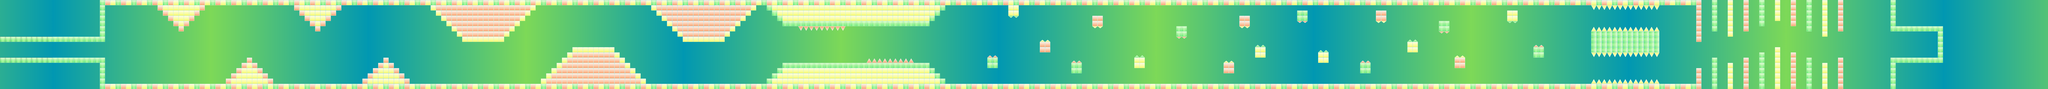

A 2D game scene composited from a Tiled map and its tileset images. What follows is a short description and the map's XML, with each tile layer's data collapsed to a summary:
An orthogonal 390x17 tile map with 64x64 px tiles, 2 tile layers (bg, tiles), 3 tilesets and 215 objects (207x spike, player, end).

<map version="1.10" tiledversion="1.10.2" orientation="orthogonal" renderorder="right-down" width="390" height="17" tilewidth="64" tileheight="64" infinite="0" nextlayerid="5" nextobjectid="240">
 <tileset firstgid="1" source="lvl2bg.tsx" />
 <tileset firstgid="361" source="lvl2bg2.0.tsx" />
 <tileset firstgid="721" source="lvl2.tsx" />
 <layer id="1" name="bg" width="390" height="17">
  <data>[6630 cells, 6120 non-empty, 720 distinct tile ids]</data>
 </layer>
 <layer id="2" name="tiles" width="390" height="17">
  <data>[6630 cells, 2934 non-empty, 665 distinct tile ids]</data>
 </layer>
 <objectgroup id="4" name="spikes">
  <object id="11" name="spike" x="1920" y="128">
   <polygon points="0,0 576,0 576,-64 0,-64" />
  </object>
  <object id="16" name="spike" x="3584" y="128">
   <polygon points="0,0 576,0 576,-64 0,-64" />
  </object>
  <object id="12" name="spike" x="1984" y="192">
   <polygon points="0,0 0,-64 448,-64 448,0" />
  </object>
  <object id="17" name="spike" x="3648" y="192">
   <polygon points="0,0 0,-64 448,-64 448,0" />
  </object>
  <object id="13" name="spike" x="2048" y="256">
   <polygon points="0,0 0,-64 320,-64 320,0 0,0" />
  </object>
  <object id="18" name="spike" x="3712" y="256">
   <polygon points="0,0 0,-64 320,-64 320,0 0,0" />
  </object>
  <object id="14" name="spike" x="2112" y="320">
   <polygon points="0,0 0,-64 192,-64 192,0" />
  </object>
  <object id="19" name="spike" x="3776" y="320">
   <polygon points="0,0 0,-64 192,-64 192,0" />
  </object>
  <object id="15" name="spike" x="2176" y="384">
   <polygon points="0,0 0,-64 64,-64 64,0" />
  </object>
  <object id="20" name="spike" x="3840" y="384">
   <polygon points="0,0 0,-64 64,-64 64,0" />
  </object>
  <object id="21" name="spike" x="2752" y="1024">
   <polygon points="0,0 0,-64 576,-64 576,0" />
  </object>
  <object id="30" name="spike" x="4416" y="1024">
   <polygon points="0,0 0,-64 576,-64 576,0" />
  </object>
  <object id="22" name="spike" x="2816" y="960">
   <polygon points="0,0 0,-64 448,-64 448,0" />
  </object>
  <object id="29" name="spike" x="4480" y="960">
   <polygon points="0,0 0,-64 448,-64 448,0" />
  </object>
  <object id="23" name="spike" x="2880" y="896">
   <polygon points="0,0 0,-64 320,-64 320,0" />
  </object>
  <object id="28" name="spike" x="4544" y="896">
   <polygon points="0,0 0,-64 320,-64 320,0" />
  </object>
  <object id="24" name="spike" x="2944" y="832">
   <polygon points="0,0 0,-64 192,-64 192,0" />
  </object>
  <object id="27" name="spike" x="4608" y="832">
   <polygon points="0,0 0,-64 192,-64 192,0" />
  </object>
  <object id="25" name="spike" x="3008" y="768">
   <polygon points="0,0 0,-64 64,-64 64,0" />
  </object>
  <object id="26" name="spike" x="4672" y="768">
   <polygon points="0,0 0,-64 64,-64 64,0" />
  </object>
  <object id="31" name="spike" x="5248" y="128">
   <polygon points="0,0 1280,0 1280,-64 0,-64" />
  </object>
  <object id="45" name="spike" x="7936" y="128">
   <polygon points="0,0 1280,0 1280,-64 0,-64" />
  </object>
  <object id="32" name="spike" x="5312" y="192">
   <polygon points="0,0 0,-64 1152,-64 1152,0" />
  </object>
  <object id="46" name="spike" x="8000" y="192">
   <polygon points="0,0 0,-64 1152,-64 1152,0" />
  </object>
  <object id="33" name="spike" x="5376" y="256">
   <polygon points="0,0 0,-64 1024,-64 1024,0" />
  </object>
  <object id="47" name="spike" x="8064" y="256">
   <polygon points="0,0 0,-64 1024,-64 1024,0" />
  </object>
  <object id="34" name="spike" x="5440" y="320">
   <polygon points="0,0 0,-64 896,-64 896,0" />
  </object>
  <object id="48" name="spike" x="8128" y="320">
   <polygon points="0,0 0,-64 896,-64 896,0" />
  </object>
  <object id="35" name="spike" x="5504" y="384">
   <polygon points="0,0 0,-64 768,-64 768,0" />
  </object>
  <object id="49" name="spike" x="8192" y="384">
   <polygon points="0,0 0,-64 768,-64 768,0" />
  </object>
  <object id="36" name="spike" x="5568" y="448">
   <polygon points="0,0 0,-64 640,-64 640,0" />
  </object>
  <object id="50" name="spike" x="8256" y="448">
   <polygon points="0,0 0,-64 640,-64 640,0" />
  </object>
  <object id="37" name="spike" x="5632" y="512">
   <polygon points="0,0 0,-64 512,-64 512,0" />
  </object>
  <object id="51" name="spike" x="8320" y="512">
   <polygon points="0,0 0,-64 512,-64 512,0" />
  </object>
  <object id="38" name="spike" x="6592" y="1024">
   <polygon points="0,0 0,-64 1280,-64 1280,0" />
  </object>
  <object id="39" name="spike" x="6656" y="960">
   <polygon points="0,0 0,-64 1152,-64 1152,0" />
  </object>
  <object id="40" name="spike" x="6720" y="896">
   <polygon points="0,0 0,-64 1024,-64 1024,0" />
  </object>
  <object id="41" name="spike" x="6784" y="832">
   <polygon points="0,0 0,-64 896,-64 896,0" />
  </object>
  <object id="42" name="spike" x="6848" y="768">
   <polygon points="0,0 0,-64 768,-64 768,0" />
  </object>
  <object id="43" name="spike" x="6912" y="704">
   <polygon points="0,0 0,-64 640,-64 640,0" />
  </object>
  <object id="44" name="spike" x="6976" y="640">
   <polygon points="0,0 0,-64 512,-64 512,0" />
  </object>
  <object id="53" name="spike" x="9344" y="64">
   <polygon points="0,0 0,64 2176,64 2176,0" />
  </object>
  <object id="54" name="spike" x="9408" y="192">
   <polygon points="0,0 0,-64 2048,-64 2048,0" />
  </object>
  <object id="55" name="spike" x="9472" y="256">
   <polygon points="0,0 0,-64 1920,-64 1920,0" />
  </object>
  <object id="56" name="spike" x="9536" y="320">
   <polygon points="0,0 0,-64 1792,-64 1792,0" />
  </object>
  <object id="57" name="spike" x="9344" y="1024">
   <polygon points="0,0 0,-64 2176,-64 2176,0" />
  </object>
  <object id="58" name="spike" x="9408" y="960">
   <polygon points="0,0 0,-64 2048,-64 2048,0" />
  </object>
  <object id="59" name="spike" x="9472" y="896">
   <polygon points="0,0 0,-64 1920,-64 1920,0" />
  </object>
  <object id="60" name="spike" x="9536" y="832">
   <polygon points="0,0 0,-64 1792,-64 1792,0" />
  </object>
  <object id="61" name="spike" x="9728" y="320">
   <polygon points="0,0 33.4545,55.4545 64,0" />
  </object>
  <object id="125" name="spike" x="19392" y="64">
   <polygon points="0,0 33.4545,55.4545 64,0" />
  </object>
  <object id="134" name="spike" x="19392" y="640">
   <polygon points="0,0 33.4545,55.4545 64,0" />
  </object>
  <object id="143" name="spike" x="19392" y="640">
   <polygon points="0,0 33.4545,55.4545 64,0" />
  </object>
  <object id="149" name="spike" x="19968" y="640">
   <polygon points="0,0 33.4545,55.4545 64,0" />
  </object>
  <object id="154" name="spike" x="19968" y="64">
   <polygon points="0,0 33.4545,55.4545 64,0" />
  </object>
  <object id="62" name="spike" x="9792" y="320">
   <polygon points="0,0 33.4545,55.4545 64,0" />
  </object>
  <object id="126" name="spike" x="19456" y="64">
   <polygon points="0,0 33.4545,55.4545 64,0" />
  </object>
  <object id="135" name="spike" x="19456" y="640">
   <polygon points="0,0 33.4545,55.4545 64,0" />
  </object>
  <object id="144" name="spike" x="19456" y="640">
   <polygon points="0,0 33.4545,55.4545 64,0" />
  </object>
  <object id="150" name="spike" x="20032" y="640">
   <polygon points="0,0 33.4545,55.4545 64,0" />
  </object>
  <object id="155" name="spike" x="20032" y="64">
   <polygon points="0,0 33.4545,55.4545 64,0" />
  </object>
  <object id="63" name="spike" x="9856" y="320">
   <polygon points="0,0 33.4545,55.4545 64,0" />
  </object>
  </objectgroup>
 <objectgroup id="3" name="objects">
  <!-- 10 objects omitted --></objectgroup>
</map>
<!-- 153 of 215 objects omitted -->
